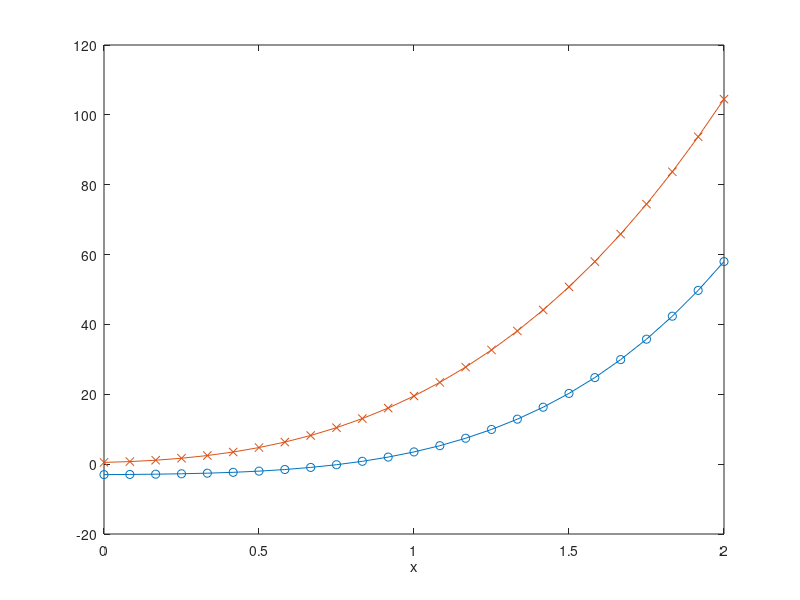

The MATLAB script that drew this image: (Note: this script raises an error after producing the figure.)
%% implement f(x) and df/dx and plot between 0 and 2
clear variables

f = @(x) 2*x.^4 + 3*x.^3 + x.^2 + 0.5*x - 3;
df_dx_e = @(x) 8*x.^3 + 9*x.^2 + 2*x + 0.5;

x = linspace(0,2,25);

plot(x,f(x),'-o',...
    x,df_dx_e(x),'-x');
xlabel('x')
fontsize(14,'points')
legend('f(x)','df/dx','Location','best');

%% Testing numerical formulas
clc

x = 1; % point for evaluation of derivative

% define anonymous function for FWD/BWD/CD
df_dx_FW = @(x,h) (f(x+h)-f(x))./h;
df_dx_BW = @(x,h) (f(x)-f(x-h))./h;
df_dx_C = @(x,h) (f(x+h)-f(x-h))./(2*h);

h = 1E-3;
df_dx_FW(x,h)
df_dx_BW(x,h)
df_dx_C(x,h)

format long

T = table(h,df_dx_e(x),...
    df_dx_FW(x,h),df_dx_BW(x,h),df_dx_C(x,h),...
    'VariableNames',{'h','exact','FWD','BWD','CD'});
disp(T)

%% make it systematic
h = logspace(-16,-1,16);

% use transpose operator to turn row-arrays to column-arrays
T = table(h',df_dx_e(repelem(x,16))',...
    df_dx_FW(x,h)',df_dx_BW(x,h)',df_dx_C(x,h)',...
    'VariableNames',{'h','exact','FWD','BWD','CD'});
disp(T)

% we see effect of:
% roundoff-error -> machine arithmetics
% truncation error -> truncation in Taylor series

%% Plot of the error
h = logspace(-16,-1,1E2);

% define a relative error function
err = @(x,h,fun) abs((df_dx_e(x)-fun(x,h))/df_dx_e(x));

loglog(h,err(x,h,df_dx_FW),...
    h,err(x,h,df_dx_BW),'--',...
    h,err(x,h,df_dx_C),'-.','LineWidth',2)
grid on
xlabel('h');
ylabel('relative error')
legend('FW','BW','C','Location','best')
fontsize(14,'points')

% roundoff error proportional to eps/h
% truncation error proportional to:
% h (first-order methods)
% h^2 (second-order methods)

% With CD, the value of h for which truncation error
% is comparable to roundoff error is much larger than
% for first-order methods

%% Plot err for FWD and eps/h, h
close all

tiledlayout(2,1)

nexttile
loglog(h,err(x,h,df_dx_FW),h,x*eps./h,'--',h,h/x,'--','LineWidth',2)
legend('err FW','x*eps./(h)','truncation O(h)');
ylim([1E-12 inf]);

% The same for CD
% theoretical roundoff error: ∝(eps/h)
% theoretical truncation error: ∝(h^2)
nexttile
loglog(h,err(x,h,df_dx_C),h,x*eps./h,'--',h,x*eps./(2*h),'.-',h,(h/x).^2,'--','LineWidth',2)
legend('err CD','eps./(h)','eps./(2*h)','truncation O(h^2)');
ylim([1E-12 inf]);

% now try x = 1000;
% ...important to scale 
% roundoff: eps/h -> x*eps/h    (proportional to the relative scale of x in floating-point arithmetic)
% truncation (2nd order): h.^2 -> (h/x).^2 ()

%% A more rigorous approach for larger values of x
% see handwritten notes sent to D. Ramaschi
close all

ddf_ddx_e = @(x) 24*x.^2 + 18*x + 2;

x = 100;

err_rel_round = f(x).*eps/df_dx_e(x)./h;
err_rel_trunc = 1/2*ddf_ddx_e(x)./df_dx_e(x).*h;

loglog(h,err(x,h,df_dx_FW),...
    h,err_rel_round,'--',...
    h,err_rel_trunc,'--','LineWidth',2)

legend('err FW','roundoff','truncation O(h)');
ylim([1E-12 inf]);